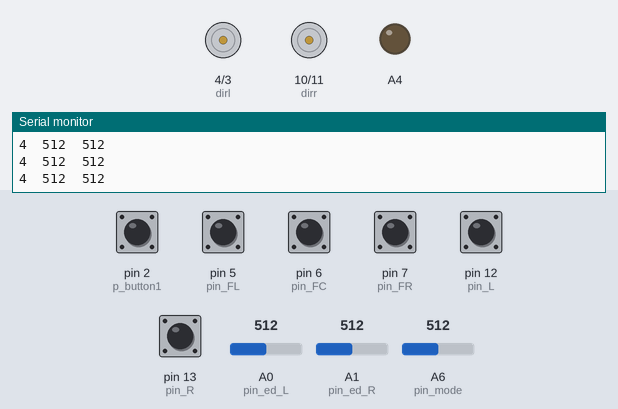
The sketch below on a simulated Arduino Nano, built with avr-gcc and run on an emulated ATmega328P. On the bench: direction and speed pins drawn as motors (green arrow = direction pin HIGH = forward, orange = LOW = backward, longer = more drive), output pins drawn as LEDs (lit = HIGH), the last lines printed to the serial monitor. Inputs (shaded band) come from the test bench; at power-on: pin 2 (p_button1), pin 5 (pin_FL), pin 6 (pin_FC), pin 7 (pin_FR), pin 12 (pin_L), pin 13 (pin_R) HIGH, A6 (pin_mode) = 512, A0 (pin_ed_L) = 512, A1 (pin_ed_R) = 512.

Above: at 2.2 s.
2.3 s: pin 2 (p_button1) pulled LOW for 0.15 s
At 3.1 s:
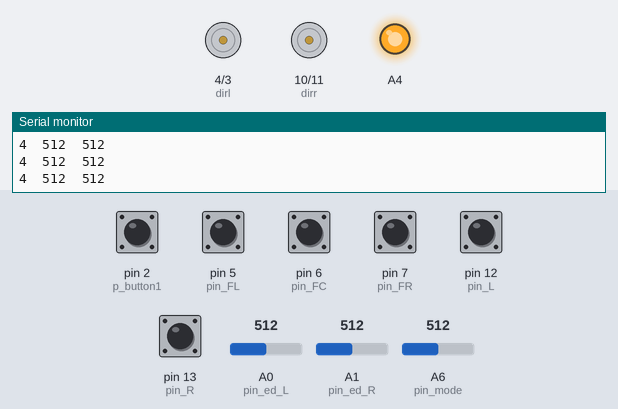
5.4 s: A6 (pin_mode) set to 498
At 7.72 s:
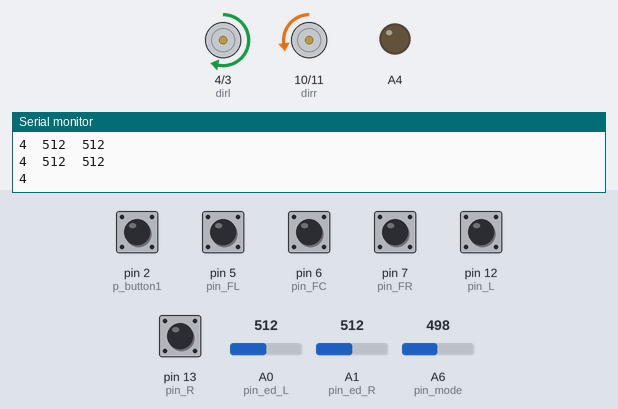
8.4 s: A6 (pin_mode) set to 474
9.9 s: pin 6 (pin_FC) pulled LOW for 1 s
At 12.0 s:
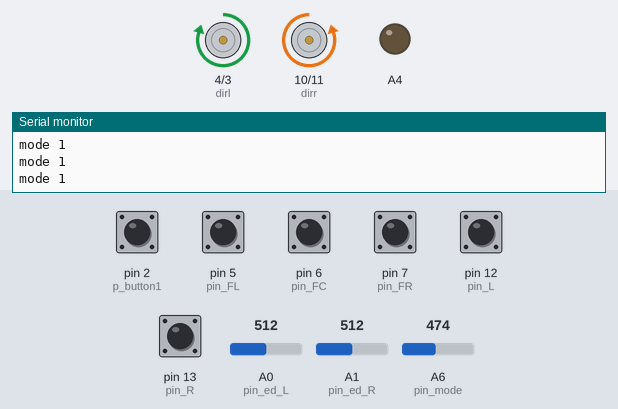
12.4 s: A0 (pin_ed_L) set to 314
13.9 s: A0 (pin_ed_L) set to 293
At 15.3 s:
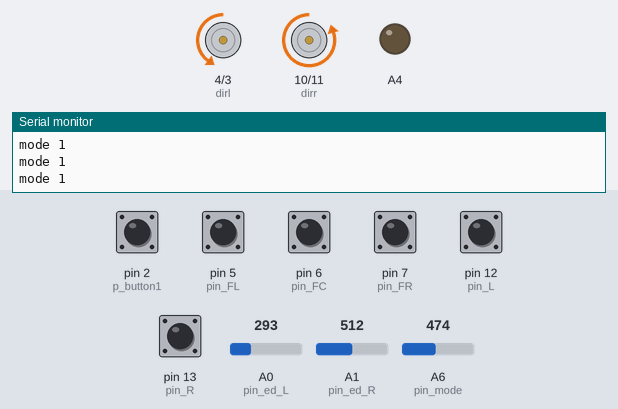
Timing chart, 0 to 16.4 s (numbered marks = the images above; inputs shaded):
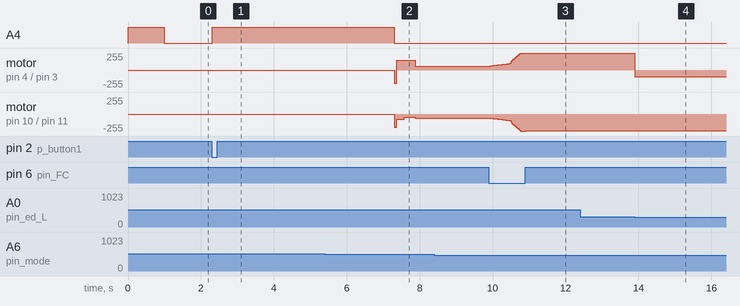

The sketch:

2023_05_Default_Maker_Auto_Only.ino
```cpp
int pin_ed_L = A0;
int pin_ed_R = A1;
// set edge sensor

int threshold_L = 300;
int threshold_R = 300;
//edge sensor threshold

const int dirl = 4;
const int pwml = 3;
const int dirr = 10;
const int pwmr = 11;

int pin_L = 12;
int pin_FL = 5;
int pin_FC = 6;
int pin_FR = 7;
int pin_R = 13;

int pin_mode = A6;

int p_button1 = 2;
int button1 = 0;

int speed_normal = 60;
int speed_new;
float speed_inc = 2;
float speed_inc_2 = 4;
int speed_mode = 0;


void read_button() {
  button1 = digitalRead(p_button1);
}


int ed_L, ed_R = 0;
void read_edge() {
  int adc_ed_L = analogRead(pin_ed_L);
  int adc_ed_R = analogRead(pin_ed_R);

  if (adc_ed_L < threshold_L) {
    ed_L = 0;
  } else {
    ed_L = 1;
  }

  if (adc_ed_R < threshold_R) {
    ed_R = 0;
  } else {
    ed_R = 1;
  }
}


void motorsteer(char *robotdirection, int power) {
  if (robotdirection == "forward") {
    digitalWrite(dirl, HIGH);
    analogWrite(pwml, power);
    digitalWrite(dirr, LOW);
    analogWrite(pwmr, power);
  } else if (robotdirection == "backward") {
    digitalWrite(dirl, LOW);
    analogWrite(pwml, power);
    // digitalWrite(dirr, HIGH);
    // analogWrite(pwmr, power);
  } else if (robotdirection == "right") {
    digitalWrite(dirl, HIGH);
    analogWrite(pwml, power);
    digitalWrite(dirr, LOW);
    analogWrite(pwmr, power / 3);
  } else if (robotdirection == "rightatC") {
    digitalWrite(dirl, HIGH);
    analogWrite(pwml, power);
    digitalWrite(dirr, HIGH);
    analogWrite(pwmr, power);
  } else if (robotdirection == "left") {
    digitalWrite(dirl, HIGH);
    analogWrite(pwml, power / 3);
    digitalWrite(dirr, LOW);
    analogWrite(pwmr, power);
  } else if (robotdirection == "leftatC") {
    digitalWrite(dirl, LOW);
    analogWrite(pwml, power);
    digitalWrite(dirr, LOW);
    analogWrite(pwmr, power);
  } else if (robotdirection == "stop") {
    digitalWrite(dirl, HIGH);
    analogWrite(pwml, 0);
    digitalWrite(dirr, HIGH);
    analogWrite(pwmr, 0);
  } else {
    digitalWrite(dirl, HIGH);
    analogWrite(pwml, 0);
    digitalWrite(dirr, LOW);
    analogWrite(pwmr, 0);
  }
}


void motordrive(char *directionL, int powerL, char *directionR, int powerR) {
  if (directionL == "forward") {
    digitalWrite(dirl, HIGH);
  } else if (directionL == "backward") {
    digitalWrite(dirl, LOW);
  }
  if (directionR == "forward") {
    digitalWrite(dirr, LOW);
  } else if (directionR == "backward") {
    digitalWrite(dirr, HIGH);
  }
  analogWrite(pwml, powerL);
  analogWrite(pwmr, powerR);
}


int read_dip_mode(void) {
  int adc = analogRead(pin_mode);
  if (adc > 933) return 0;
  if (adc > 773) return 1;
  if (adc > 658) return 2;
  if (adc > 563) return 3;
  if (adc > 487) return 4;
  if (adc > 440) return 5;
  if (adc > 400) return 6;
  return 7;
}


void setup() {

  Serial.begin(9600);

  pinMode(A4, OUTPUT);

  pinMode(dirl, OUTPUT);
  pinMode(dirr, OUTPUT);
  pinMode(pwml, OUTPUT);
  pinMode(pwmr, OUTPUT);

  pinMode(pin_L, INPUT_PULLUP);
  pinMode(pin_FL, INPUT_PULLUP);
  pinMode(pin_FC, INPUT_PULLUP);
  pinMode(pin_FR, INPUT_PULLUP);
  pinMode(pin_R, INPUT_PULLUP);


  pinMode(p_button1, INPUT_PULLUP);


  digitalWrite(A4, HIGH);
  delay(1000);
  digitalWrite(A4, LOW);

  speed_new = speed_normal;
}

void loop() {

  Serial.print(read_dip_mode());
  Serial.print("\t");
  Serial.print(analogRead(pin_ed_L));
  Serial.print("\t");
  Serial.println(analogRead(pin_ed_R));

  read_button();


  if (button1 == 0)  //untuk button on-board=0
  {
    digitalWrite(A4, HIGH);
    // Jangan lupa..Peraturan kne start button kemudian 5 saat selepas tu baru bergerak
    delay(5000);
    digitalWrite(A4, LOW);

    run_starting_move();
    //motorsteer("forward", 0); delay(2000);


    run_auto_sumo();

  } else {
    motorsteer("forward", 0);
  }
}
```

Auto_Sumo.ino
```cpp
void run_starting_move() {

  //REMEMBER BINARY NO
  //---0-0-0----Mode 0
  //---0-0-1----Mode 1
  //---0-1-0----Mode 2
  //---0-1-1----Mode 3
  //---1-0-0----Mode 4
  //---1-0-1----Mode 5
  //---1-1-0----Mode 6
  //---1-1-1----Mode 7

  Serial.println(read_dip_mode());

  if (read_dip_mode() == 0) {
    //do nothing
  }


  else if (read_dip_mode() == 1) {

    //Right side by Right Side
    motorsteer("leftatC", 200);
    delay(90);

    //enable when you want to use stop, disable when already done tuning
    //motordrive("forward",  0, "forward", 0);  delay(1000);
  }


  else if (read_dip_mode() == 2) {
    //Left side by Left Side
    motorsteer("rightatC", 200);
    delay(90);

    //enable when you want to use stop, disable when already done tuning
    //motordrive("forward",  0, "forward", 0);  delay(1000);
  }


  else if (read_dip_mode() == 3) {

    //Half Moon from Right
    motorsteer("rightatC", 200);
    delay(70);

    //enable when you want to use stop, disable when already done tuning

    //motordrive("forward",  0, "forward", 0);  delay(1000);


    motordrive("forward", 80, "forward", 150);
    delay(200);

    //enable when you want to use stop, disable when already done tuning
    //motordrive("forward",  0, "forward", 0);  delay(1000);

    motordrive("forward", 50, "forward", 150);
    delay(300);

    //enable when you want to use stop, disable when already done tuning
    //motordrive("forward",  0, "forward", 0);  delay(1000);
  }


  else if (read_dip_mode() == 4) {
    //Half Moon from Left
    motorsteer("leftatC", 200);
    delay(70);

    //enable when you want to use stop, disable when already done tuning
    //motordrive("forward",  0, "forward", 0);  delay(1000);

    motordrive("forward", 150, "forward", 80);
    delay(200);

    //enable when you want to use stop, disable when already done tuning
    //motordrive("forward",  0, "forward", 0);  delay(1000);

    motordrive("forward", 150, "forward", 50);
    delay(300);

    //enable when you want to use stop, disable when already done tuning
    //motordrive("forward",  0, "forward", 0);  delay(1000);
  }


  else if (read_dip_mode() == 5) {
    //Back to Back
    motorsteer("rightatC", 200);
    delay(180);

    //enable when you want to use stop, disable when already done tuning
    //motordrive("forward",  0, "forward", 0);  delay(1000);
  }


  else if (read_dip_mode() == 6) {
    //reserved
    //Back to Back
    motorsteer("rightatC", 200);
    delay(180);
    //enable when you want to use stop, disable when already done tuning
    //motordrive("forward",  0, "forward", 0);  delay(1000);

    motorsteer("forward", 200);
    delay(150);

    //enable when you want to use stop, disable when already done tuning
    //motordrive("forward",  0, "forward", 0);  delay(1000);

  }


  else if (read_dip_mode() == 7) {
    //reserved


  }


  else {
  }
}


void run_auto_sumo() {


  while (1) {

    // Serial.print(speed_mode);
    // Serial.print("\t");
    // Serial.print(speed_normal);
    // Serial.print("\t");
    // Serial.println(speed_new);

    read_edge();
    if (ed_L == 0) {

      motorsteer("backward", 100);
      delay(1000);
      // motorsteer("rightatC", 150);
      // delay(100);

      speed_new = speed_normal;
      speed_mode = 0;

    } else if (ed_R == 0) {

      motorsteer("backward", 100);
      delay(1000);
      // motorsteer("leftatC", 150);
      // delay(100);

      speed_new = speed_normal;
      speed_mode = 0;

    } else {

      if (digitalRead(pin_FC) == 0) {

        if (speed_mode == 0) {

          speed_new = speed_new + speed_inc;
          delay(30);
          Serial.println("mode 0");

          if (speed_new >= 100) {
            speed_mode = 1;
            //  Serial.println("change to mode 1");
            // delay(1000);
          }
        }

        if (speed_mode == 1) {
          speed_new = speed_new + speed_inc_2;
          Serial.println("mode 1");
          if (speed_new >= 255) {
            speed_new = 255;
          }
        }

        motorsteer("forward", speed_new);
      }

      else if (digitalRead(pin_L) == 0) {
        motorsteer("leftatC", 200);
        delay(100);
        speed_new = speed_normal;
        speed_mode = 0;

        //enable when you want to use stop, disable when already done tuning
        //motordrive("forward",  0, "forward", 0);  delay(1000);
      }

      else if (digitalRead(pin_FL) == 0) {
        motordrive("forward", 20, "forward", 150);
        speed_new = speed_normal;
        speed_mode = 0;
      }

      else if (digitalRead(pin_FR) == 0) {
        motordrive("forward", 150, "forward", 20);
        speed_new = speed_normal;
        speed_mode = 0;
      }

      else if (digitalRead(pin_R) == 0) {
        motorsteer("rightatC", 200);
        delay(100);
        speed_new = speed_normal;
        speed_mode = 0;

        //enable when you want to use stop, disable when already done tuning
        //motordrive("forward",  0, "forward", 0);  delay(1000);
      }

      else {
        // Adjust speed kiri & kanan klau robot bergerak secara curve
        // robot bergerak pada kelajuan ini sehingga menjumpai objek
        speed_new = speed_normal;
        speed_mode = 0;

        motordrive("forward", speed_normal, "forward", speed_normal);
      }
    }
  }
}
```

Measured:
- the behaviour switches between 300 and 299 on A0 (pin_ed_L) (found by bisection; images 3 and 4)
- after the input at 2.3 s, A4: LOW → HIGH at once
- after the input at 8.4 s, every drawn part: stays the same
- after the input at 9.9 s, motor on pin 4 (dirl) / pin 3 (pwml): rises from forward 60/255 to forward 255/255 in 0.84 s, then falls to forward 252/255 in 0.13 s
- after the input at 12.4 s, every drawn part: stays the same
- after the input at 13.9 s, motor on pin 4 (dirl) / pin 3 (pwml): forward 252/255 → backward 100/255 at once
